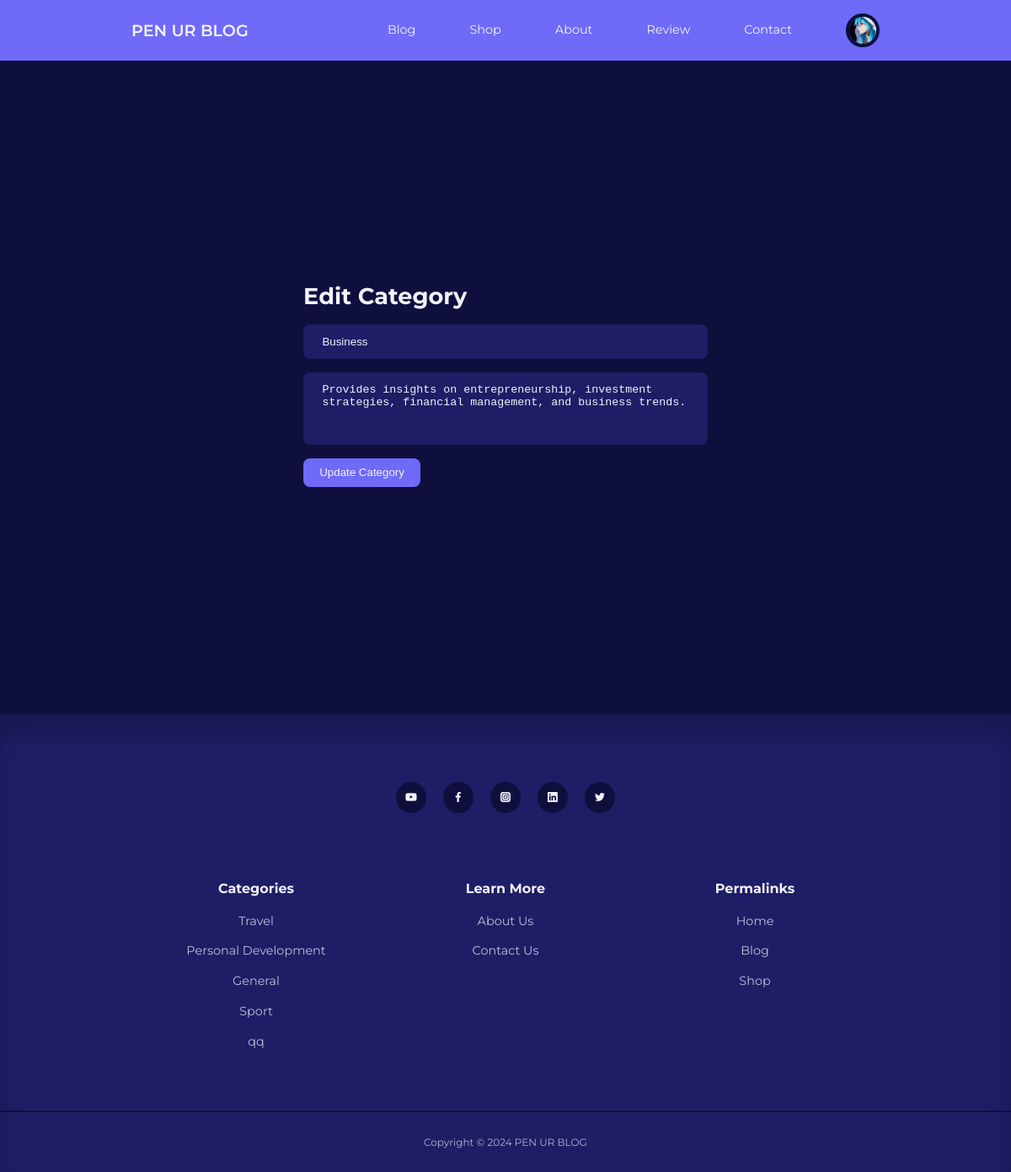
The app's page /blog/admin/edit-category.php?id=11 (signed in) with its own data.
### tables this page shows
CREATE TABLE `users` (
  `id` int(11) UNSIGNED NOT NULL,
  `username` varchar(50) NOT NULL,
  `email` varchar(100) NOT NULL,
  `password` varchar(255) NOT NULL,
  `avatar` varchar(255) NOT NULL,
  `is_admin` tinyint(1) NOT NULL,
  `bio` varchar(255) NOT NULL,
  `reset_token_hash` varchar(64) DEFAULT NULL,
  `reset_token_expires_at` datetime DEFAULT NULL
);

CREATE TABLE `categories` (
  `id` int(11) UNSIGNED NOT NULL,
  `title` varchar(50) NOT NULL,
  `description` text NOT NULL
);

### blog/admin/partials/header.php (called while the page is built, shortened)
<?php
require '../partials/header.php';

### blog/admin/edit-category.php (the view, shortened to what this page needs)
<?php
include 'partials/header.php';
if (isset($_GET['id'])) {
    $id = filter_var($_GET['id'], FILTER_SANITIZE_NUMBER_INT);
    $query = "SELECT * FROM categories WHERE id=$id";
    $result = mysqli_query($connection, $query);
    if (mysqli_num_rows($result) == 1) {
        $category = mysqli_fetch_assoc($result);
    }
} else {
    header('location: ' . ROOT_URL . 'admin/manage-categories');
    die();
}
?>
<section class="form__section">
    <div class="container form__section-container">
        <h2>Edit Category</h2>
        <form action="<?= ROOT_URL ?>admin/edit-category-logic.php" method="POST">
            <input type="text" name="title" value="<?= $category['title'] ?>" placeholder="Title">
            <textarea rows="4" name="description" placeholder="Description"><?= $category['description'] ?></textarea>
            <button type="submit" name="submit" class="btn">Update Category</button>
        </form>
    </div>
</section>
<?php
include '../partials/footer.php';
?>

### blog/partials/header.php (shortened to what this page needs)
<?php
require 'config/database.php';
if (isset($_SESSION['user-id'])) {
    $id = filter_var($_SESSION['user-id'], FILTER_SANITIZE_NUMBER_INT);
    $query = "SELECT * FROM users WHERE id=$id";
    $result = mysqli_query($connection, $query);
    $user = mysqli_fetch_assoc($result);
}
?>
<!DOCTYPE html>
<html lang="en">
<head>
    <link rel="stylesheet" href="<?= ROOT_URL ?>css/style.css">
    <link rel="stylesheet" href="https://unicons.iconscout.com/release/v4.0.0/css/line.css">
</head>
<body>
    <nav>
        <div class="container nav__container">
            <a href="<?= ROOT_URL ?>" class="nav__logo">PEN UR BLOG</a>
            <ul class="nav__items">
                <li><a href="<?= ROOT_URL ?>blog.php">Blog</a></li>
                <li><a href="<?= ROOT_URL ?>shop.php">Shop</a></li>
                <li><a href="<?= ROOT_URL ?>about.php">About</a></li>
                <li><a href="<?= ROOT_URL ?>review.php">Review</a></li>
                <li><a href="<?= ROOT_URL ?>contact.php">Contact</a></li>
                <?php if (isset($_SESSION['user-id'])) : ?>
                    <li class="nav__profile">
                        <div class="avatar">
                            <img src="<?= ROOT_URL . 'images/' . $user['avatar'] ?>">
                        </div>
                    </li>
                <?php else : ?>
                    <li><a href="<?= ROOT_URL ?>signin.php">LogIn</a></li>
                <?php endif ?>
            </ul>
        </div>
    </nav>

### blog/partials/footer.php (shortened to what this page needs)
<?php
$category_query = "SELECT * FROM categories ORDER BY RAND() LIMIT 5";
$category_result = mysqli_query($connection, $category_query);
?>
<footer>
        <div class="footer__socials">
            <a href="https://youtube.com/egatortutorials" target="_blank"><i class="uil uil-youtube"></i></a>
            <a href="https://facebook.com" target="_blank"><i class="uil uil-facebook-f"></i></a>
            <a href="https://instagram.com" target="_blank"><i class="uil uil-instagram-alt"></i></a>
            <a href="https://linkedin.com" target="_blank"><i class="uil uil-linkedin"></i></a>
            <a href="https://twitter.com" target="_blank"><i class="uil uil-twitter"></i></a>
        </div>
        <div class="container footer__container">
            <article>
                <h4>Categories</h4>
                <ul>
                    <?php while ($category = mysqli_fetch_assoc($category_result)): ?>
                        <li><a href="<?= ROOT_URL ?>category-posts.php?id=<?= $category['id'] ?>"><?= $category['title']     ?></a></li>
                    <?php endwhile ?>
                </ul>
            </article>
            <article>
                <h4>Learn More</h4>
                <ul>
                    <li><a href="about.php">About Us</a></li>
                    <li><a href="contact.php">Contact Us</a></li>
                </ul>
            </article>
            <article>
                <h4>Permalinks</h4>
                <ul>
                    <li><a href="index.php">Home</a></li>
                    <li><a href="blog.php">Blog</a></li>
                    <li><a href="shop.php">Shop</a></li>
                </ul>
            </article>
        </div>
        <div class="footer__copyright">
            <small>Copyright &copy; 2024 PEN UR BLOG</small>
        </div>
    </footer>
</body>
</html>

### blog/css/style.css (style rules this page uses)
:root { --color-primary: #6f6af8; --color-primary-light: hsl(242, 91%, 69%, 18%); --color-primary-variant: #5854c7; --color-red: #da0f3f; --color-red-light: hsl(346, 87%, 46%, 15%); --color-green: #00c476; --color-green-light: hsl(156, 100%, 38%, 15%); --color-gray-900: #1e1e66; --color-gray-700: #2d2b7c; --color-gray-300: rgba(242, 242, 254, 0.3); --color-gray-200: rgba(242, 242, 254, 0.7); --color-white: #f2f2fe; --color-bg: #0f0f3e; --transition: all 300ms ease; --container-width-lg: 74%; --container-width-md: 88%; --form-width: 40%; --card-border-radius-1: 0.3rem; --card-border-radius-2: 0.5rem; --card-border-radius-3: 0.8rem; --card-border-radius-4: 2rem; --card-border-radius-5: 5rem; }
* { margin: 0; padding: 0; outline: 0; border: 0; appearance: 0; list-style: none; text-decoration: none; box-sizing: border-box; }
body { font-family: 'Montserrat', sans-serif; line-height: 1.6; color: var(--color-gray-200); overflow-x: hidden; background: var(--color-bg); font-size: 0.9em; }
.container { width: var(--container-width-lg); max-width: 1800px; margin-inline: auto; }
section { margin-top: 3rem; width: 100vw; }
h1, h2, h3, h4, h5 { color: var(--color-white); line-height: 1.3; }
h2 { font-size: 1.7rem; margin: 1rem 0; }
h4 { font-size: 1rem; }
a { color: var(--color-white); transition: var(--transition); }
img { display: block; width: 100%; object-fit: cover; }
nav { background: var(--color-primary); width: 100vw; height: 4.5rem; position: fixed; top: 0; z-index: 10; box-shadow: 0 1rem 1rem rgba(0, 0, 0, 0, 2); }
.nav__container { height: 100%; display: flex; align-items: center; justify-content: space-between; }
.avatar { width: 2.5rem; height: 2.5rem; border-radius: 50%; overflow: hidden; border: 0.3rem solid var(--color-bg); }
.nav__logo { font-weight: 600; font-size: 1.2rem; }
.nav__items { display: flex; align-items: center; gap: 4rem; }
.nav__profile { position: relative; cursor: pointer; }
footer { background: var(--color-gray-900); padding: 5rem 0 0; box-shadow: inset 0 1.5rem 1.5rem rgba(0, 0, 0, 0.2); }
.footer__socials { margin-inline: auto; width: fit-content; margin-bottom: 5rem; display: flex; justify-content: space-between; align-items: center; gap: 1.2rem; }
.footer__socials a { background: var(--color-bg); border-radius: 50%; width: 2.3rem; height: 2.3rem; display: flex; align-items: center; justify-content: center; }
.footer__container { display: grid; grid-template-columns: repeat(3, 1fr); text-align: center; }
footer h4 { color: var(--color-white); margin-bottom: 0.6rem; }
footer ul li { padding: 0.4rem 0; }
footer ul a { opacity: 0.75; }
.footer__copyright { text-align: center; padding: 1.5rem 0; border-top: 2px solid var(--color-bg); margin-top: 4rem; }
.btn { display: inline-block; width: fit-content; padding: 0.6rem 1.2rem; background-color: var(--color-primary); border-radius: var(--card-border-radius-2); cursor: pointer; transition: var(--transition); color: var(--color-white); }
.form__section { display: grid; place-items: center; height: 100vh; }
.form__section-container { width: var(--form-width); }
form { display: flex; flex-direction: column; gap: 1rem; }
input, textarea, select { padding: 0.8rem 1.4rem; background-color: var(--color-gray-900); border-radius: var(--card-border-radius-2); resize: none; color: var(--color-white); }

### records on screen
users: avatar (picture)
categories: title "Business", description "Provides insights on entrepreneurship, investment strategies, financial management, and business trends."
categories: title "Travel"
categories: title "Personal Development"
categories: title "General"
categories: title "Sport"
categories: title "qq"
